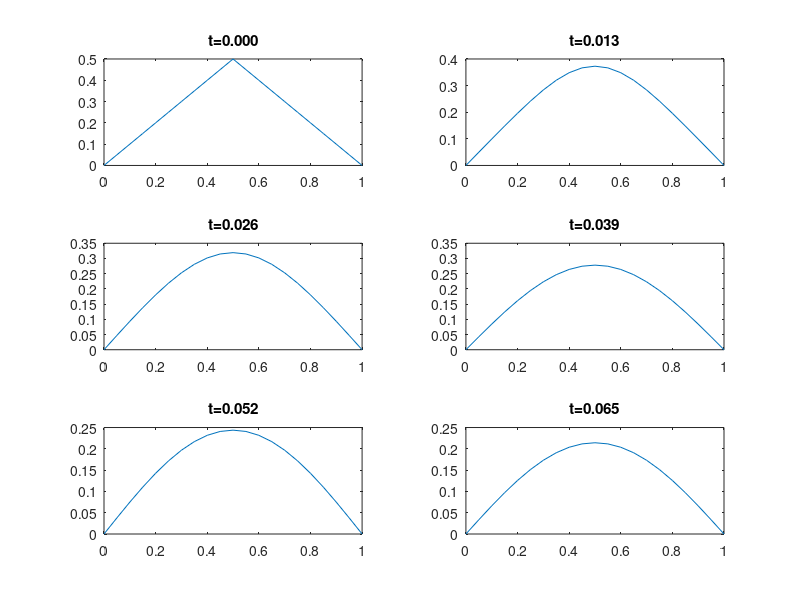

Write MATLAB code to recreate this figure.
%  with x in [0,1] and t in [0,tf]

clear all; clf

% initializations
  theta = 1/2;
  tf = 0.065;                  % time window length
  nx = 20; dx = 1/nx;         % number of points in x
  nt = 770; dt = tf/nt;      % number of timesteps
  
  x = linspace(0,1,nx+1);     % x-point coordinates
 u(1:nx/2) = x(1:nx/2); %sin(20*pi*x.^2.*(1-x)); % initial condition (MATLAB syntax!)
  u(nx/2+1:nx+1) = 1-x(nx/2+1:nx+1); %sin(20*pi*x.^2.*(1-x)); % initial condition (MATLAB syntax!)

  f1= @(t)0;                  % lhs Dirichlet condition
  f2= @(t)0;                  % rhs Dirichlet condition
  mu = dt/(dx*dx); 
  j = 2:nx;                   % indices of interior points:2..nx
                              % leftmost point has index 1
                              % rightmost point has index nx+1

% plot the initial condition

  subplot(3,2,1); plot(x,u); title(sprintf('t=%4.3f',0))
a(1:nx-1) = 1+2*mu*theta;
d(1:nx-2) = -mu*theta;
% integrate in time and plot 5 solutions
A = diag(a) + diag(d,1) + diag(d,-1);

  for n = 1:nt
    un = u;
    u(1) = f1(n*dt); u(nx+1) = f2(n*dt);
    b = (1-2*(1-theta)*mu)*un(j) +(1-theta)*mu*(un(j-1)+un(j+1));
    b(1) = b(1) + theta*mu*u(1);
    b(end) = b(end) + theta*mu*u(nx+1);
    u(j) = A\b';   
    if mod(n,nt/5)==0
          subplot(3,2,5*n/nt+1); plot(x,u); title(sprintf('t=%4.3f',n*dt))
    end
  end
